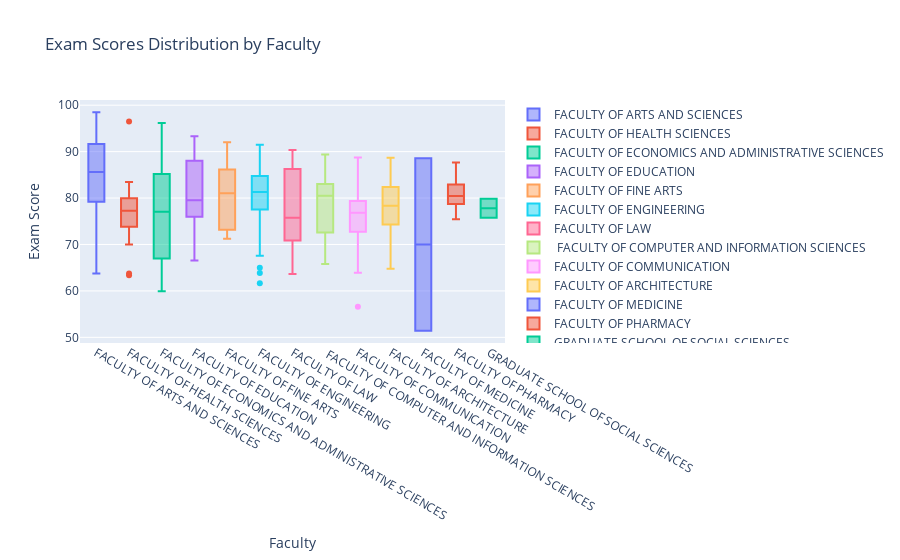

The notebook cell this image was saved under:
### Markdown cell above
### Overall, this scatter plot offers a thorough view of exam scores across departments at several universities. In educational contexts, it improves data-driven decision-making, shows performance trends, as well as makes comparison analysis easier. people can use these insights to promote academic success and enhance learning outcomes in general.

### Code cell
fig = go.Figure()
for faculty in df['FACULTIES'].unique():
    fig.add_trace(go.Box(y=df[df['FACULTIES']==faculty]['EXAM SCORE'], name=faculty))

fig.update_layout(title='Exam Scores Distribution by Faculty',
                  xaxis_title='Faculty',
                  yaxis_title='Exam Score')
fig.show()

### Figure 1 — Plotly figure (JSON) as saved in the notebook; plotly's stock layout.template omitted (floating-point values rounded to 4 significant figures)
{"data": [{"name": "FACULTY OF ARTS AND SCIENCES", "type": "box", "y": [98.5, 97.1, 96.8, 96.32, 95.8, 95.52, 95.13, 94.45, 94.18, 93.97, 93, 92.45, 92.06, 91.5, 91.41, 90.95, 90.02, 89.85, 89.35, 89.03, 87.95, 87, 86.81, 86.53, 86.5, 85.73, 85.63, 84.68, 84.62, 84.33, 84.17, 83.68, 82.68, 82.05, 81.47, 80.73, 80.23, 79.7, 79.62, 79.6, 77.91, 77.83, 76.2, 74.65, 74.43, 74.05, 73.88, 72.47, 72.28, 71, 70.98, 69.28, 63.73]}, {"name": "FACULTY OF HEALTH SCIENCES", "type": "box", "y": [96.5, 83.47, 82.62, 80.37, 79.53, 78.63, 78.05, 77.4, 77.13, 77.08, 76.78, 74.87, 72.75, 69.98, 63.73, 63.35]}, {"name": "FACULTY OF ECONOMICS AND ADMINISTRATIVE SCIENCES", "type": "box", "y": [96.15, 93.72, 92.78, 92.5, 92.4, 92.37, 91.9, 91.57, 90.17, 89.95, 88.34, 87.15, 86.81, 86.78, 86.7, 86.42, 86.05, 85.21, 85.18, 84.25, 84.21, 83.52, 83.13, 83.05, 82.85, 82.08, 81.42, 81.07, 79.08, 78.98, 78.68, 78.2, 77.7, 77.45, 77.18, 77.13, 77.03, 76.98, 76.35, 75.4, 75.28, 75.07, 73.67, 73.63, 73.28, 72.28, 71.5, 70.55, 70.5, 70.4, 69.63, 68.87, 67.28, 67.27, 67.08, 66.6, 66.27, 65.58, 65.47, 64.25, 64.2, 64.13, 64.05, 63.83, 63.23, 62.97, 62.73, 62.67, 62.5, 62.43, 62.35, 62.13, 59.93]}, {"name": "FACULTY OF EDUCATION", "type": "box", "y": [93.32, 91.48, 89.45, 89.23, 86.85, 83.13, 82.77, 79.7, 79.3, 78.2, 77.4, 76.1, 75.87, 72.48, 67.75, 66.57]}, {"name": "FACULTY OF FINE ARTS", "type": "box", "y": [92, 87, 85.28, 84.38, 77.7, 74.23, 72.08, 71.25]}, {"name": "FACULTY OF ENGINEERING", "type": "box", "y": [91.5, 91.13, 90.07, 89.78, 89.33, 89.27, 88.68, 88.16, 87.67, 87.58, 86.57, 86.52, 86.48, 86.23, 85.77, 85.18, 85.15, 84.62, 84.43, 84.04, 83.65, 83.6, 83.53, 83.15, 83.15, 83.12, 83.03, 82.6, 82.52, 82.17, 82.05, 81.73, 81.73, 81.47, 81.29, 80.75, 80.35, 80.35, 79.95, 79.78, 79.77, 79.32, 79.18, 79.15, 78.96, 78.8, 78.18, 78.13, 78.08, 77.85, 77.7, 77.55, 77.53, 76.45, 76.03, 75.5, 75.38, 74.77, 73.57, 73.18, 72.35, 72.07, 72.02, 71.5, 70.3, 67.57, 65, 63.87, 61.63]}, {"name": "FACULTY OF LAW", "type": "box", "y": [90.33, 90.22, 88.49, 88.29, 87.07, 86.48, 85.68, 84.5, 81.33, 79.02, 78.15, 75.78, 74.37, 74.25, 73.23, 71.37, 70.87, 70.82, 69.88, 64.83, 64.83, 64.2, 63.63]}, {"name": " FACULTY OF COMPUTER AND INFORMATION SCIENCES", "type": "box", "y": [89.38, 89.31, 85.92, 85.4, 85.23, 83.02, 82.22, 81.9, 81.6, 80.77, 80.68, 80.33, 78.36, 78.36, 75.23, 72.92, 72.58, 72.3, 71.47, 68.5, 66.12, 65.82]}, {"name": "FACULTY OF COMMUNICATION", "type": "box", "y": [88.75, 85.45, 83.95, 82.5, 82.28, 82.1, 81.73, 79.57, 79.2, 79.13, 78.7, 78.32, 77.57, 77.44, 77.32, 76.98, 76.7, 75.58, 75.27, 74.08, 74.06, 73.88, 73.55, 73.42, 72.07, 71.01, 69.62, 68.05, 68, 67.65, 63.9, 56.58]}, {"name": "FACULTY OF ARCHITECTURE", "type": "box", "y": [88.68, 87.6, 85.37, 82.78, 82.38, 82.32, 81.07, 79.35, 78.85, 77.83, 76.4, 76.28, 75.22, 74.33, 73.37, 72.93, 71.47, 64.75]}, {"name": "FACULTY OF MEDICINE", "type": "box", "y": [88.55, 51.4]}, {"name": "FACULTY OF PHARMACY", "type": "box", "y": [87.68, 81.3, 80.43, 79.78, 75.45]}, {"name": "GRADUATE SCHOOL OF SOCIAL SCIENCES", "type": "box", "y": [79.83, 75.77]}], "layout": {"autosize": true, "title": {"text": "Exam Scores Distribution by Faculty"}, "xaxis": {"autorange": true, "range": [-0.5, 12.5], "title": {"text": "Faculty"}, "type": "category"}, "yaxis": {"autorange": true, "range": [48.78, 101.1], "title": {"text": "Exam Score"}, "type": "linear"}}}
